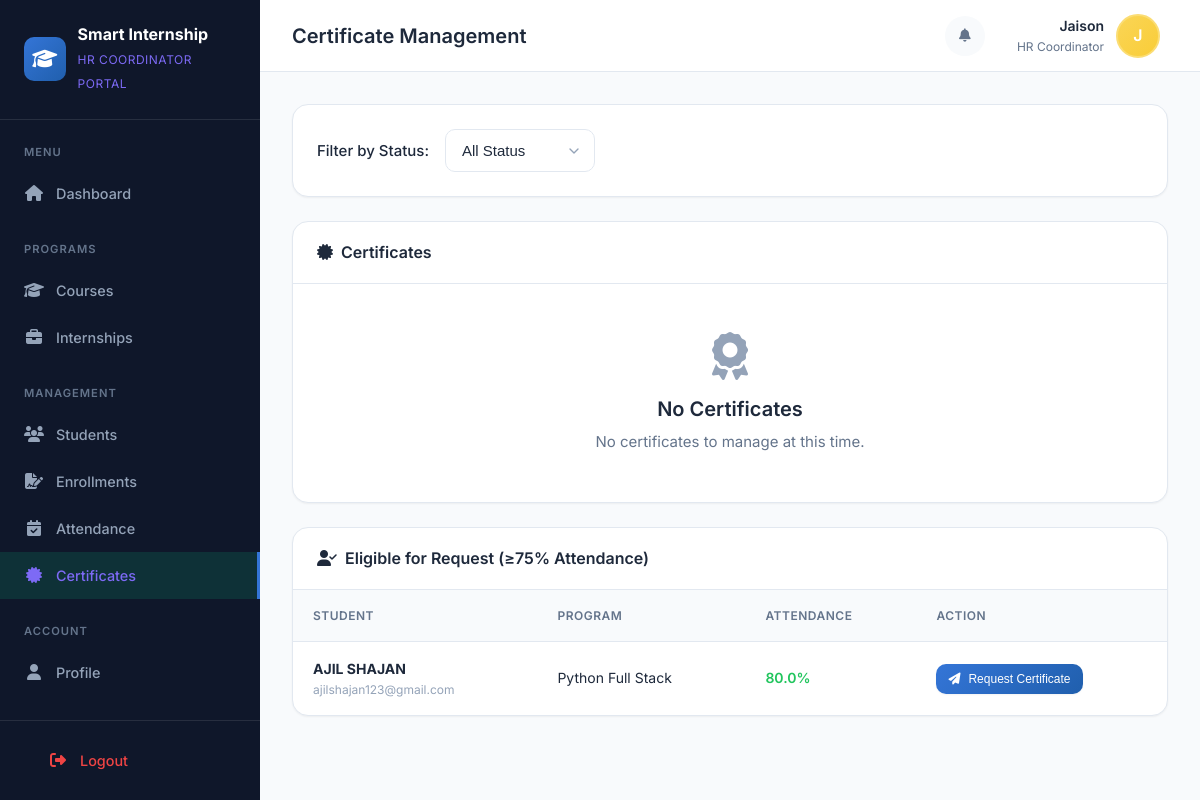
/coordinator/certificates/ (signed in), run on an earlier commit of the app's database.
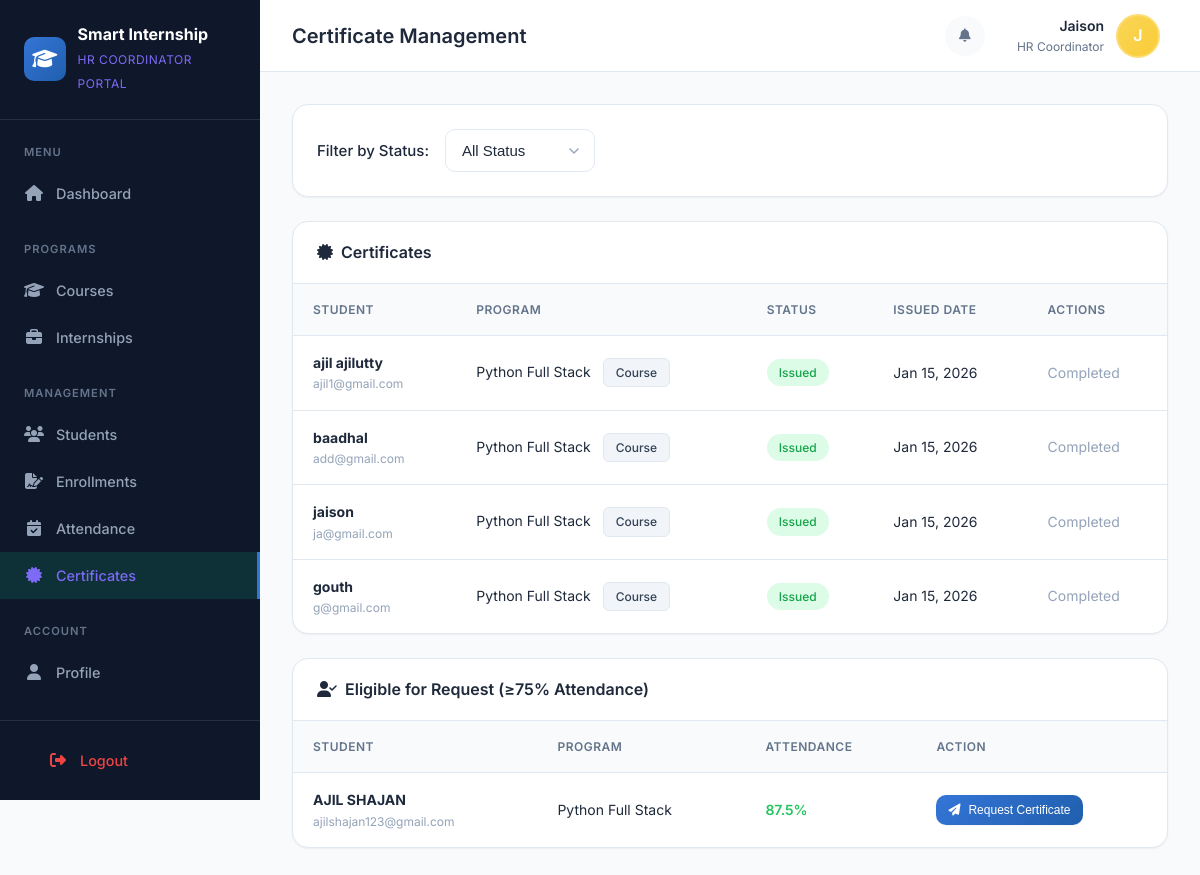
And on a later commit of the database.
### applications/models.py (models this page shows, shortened)
class Application(models.Model):
    STATUS_CHOICES = [
        ('PENDING', 'Pending'),
        ('APPROVED', 'Approved'),
        ('REJECTED', 'Rejected'),
        ('WITHDRAWN', 'Withdrawn'),
    ]
    student = models.ForeignKey(
        settings.AUTH_USER_MODEL,
        on_delete=models.CASCADE,
        limit_choices_to={'role': 'STUDENT'},
        related_name='applications'
    )
    course = models.ForeignKey(Course, null=True, blank=True, on_delete=models.CASCADE)
    internship = models.ForeignKey(Internship, null=True, blank=True, on_delete=models.CASCADE)
    status = models.CharField(max_length=20, choices=STATUS_CHOICES, default='PENDING')
    applied_at = models.DateTimeField(auto_now_add=True)
    reviewed_at = models.DateTimeField(blank=True, null=True)
    reviewed_by = models.ForeignKey(
        settings.AUTH_USER_MODEL,
        on_delete=models.SET_NULL,
        null=True,
        blank=True,
        related_name='reviewed_applications'
    )
    notes = models.TextField(blank=True, null=True, help_text="Notes from reviewer")
    student_remarks = models.TextField(blank=True, null=True, help_text="Remarks from student")
    class Meta:
        verbose_name = 'Application'
        verbose_name_plural = 'Applications'
        ordering = ['-applied_at']
    @property
    def program_name(self):
        if self.course:
            return self.course.name
        elif self.internship:
            return self.internship.title
        return 'N/A'
    @property
    def program_type(self):
        if self.course:
            return 'Course'
        elif self.internship:
            return 'Internship'
        return 'N/A'

### accounts/models.py (models this page shows, shortened)
class User(AbstractUser):
    ROLE_CHOICES = (
        ('ADMIN', 'Admin'),
        ('COORDINATOR', 'HR Coordinator'),
        ('STUDENT', 'Student'),
    )
    APPROVAL_STATUS_CHOICES = (
        ('PENDING', 'Pending Approval'),
        ('APPROVED', 'Approved'),
        ('REJECTED', 'Rejected'),
    )
    role = models.CharField(max_length=20, choices=ROLE_CHOICES, default='STUDENT')
    phone = models.CharField(max_length=15, blank=True, null=True)
    address = models.TextField(blank=True, null=True)
    profile_picture = models.ImageField(upload_to='profiles/', blank=True, null=True)
    institution = models.ForeignKey(
        'institutions.Institution',
        on_delete=models.SET_NULL,
        null=True,
        blank=True,
        related_name='users'
    )
    qualification = models.CharField(max_length=255, blank=True, null=True, help_text="Student's highest qualification")
    is_active = models.BooleanField(default=True)
    approval_status = models.CharField(
        max_length=20,
        choices=APPROVAL_STATUS_CHOICES,
        default='APPROVED',  # Default to APPROVED for admin/coordinator, will be PENDING for students
        help_text='Approval status for student registrations'
    )
    approved_by = models.ForeignKey(
        'self',
        on_delete=models.SET_NULL,
        null=True,
        blank=True,
        related_name='approved_students',
        help_text='Coordinator or Admin who approved/rejected this user'
    )
    approval_date = models.DateTimeField(null=True, blank=True)
    rejection_reason = models.TextField(blank=True, null=True, help_text='Reason for rejection if rejected')
    created_at = models.DateTimeField(auto_now_add=True)
    updated_at = models.DateTimeField(auto_now=True)
    class Meta:
        verbose_name = 'User'
        verbose_name_plural = 'Users'

### courses/models.py (models this page shows, shortened)
class Course(models.Model):
    name = models.CharField(max_length=200)
    description = models.TextField(blank=True, null=True)
    institution = models.ForeignKey(Institution, on_delete=models.CASCADE)
    coordinator = models.ForeignKey(
        settings.AUTH_USER_MODEL,
        on_delete=models.SET_NULL,
        null=True,
        blank=True,
        limit_choices_to={'role': 'COORDINATOR'},
        related_name='coordinated_courses'
    )
    CATEGORY_CHOICES = (
        ('WEB', 'Web Development'),
        ('PYTHON', 'Python Programming'),
        ('DATA', 'Data Science'),
        ('AI', 'Artificial Intelligence'),
        ('APP', 'App Development'),
        ('CYBER', 'Cyber Security'),
        ('DESIGN', 'UI/UX Design'),
        ('OTHER', 'Other'),
    )
    category = models.CharField(max_length=20, choices=CATEGORY_CHOICES, default='OTHER')
    duration_days = models.IntegerField(default=30, help_text="Duration in days")
    max_students = models.IntegerField(default=50)
    start_date = models.DateField(blank=True, null=True)
    end_date = models.DateField(blank=True, null=True)
    eligibility = models.TextField(blank=True, null=True, help_text="Eligibility criteria")
    is_active = models.BooleanField(default=True)
    created_at = models.DateTimeField(auto_now_add=True)
    updated_at = models.DateTimeField(auto_now=True)
    class Meta:
        verbose_name = 'Course'
        verbose_name_plural = 'Courses'
        ordering = ['-created_at']

### certificates/models.py (models this page shows, shortened)
class Certificate(models.Model):
    STATUS_CHOICES = [
        ('PENDING', 'Pending'),
        ('APPROVED', 'Approved'),
        ('ISSUED', 'Issued'),
        ('REVOKED', 'Revoked'),
    ]
    application = models.OneToOneField(
        'applications.Application',
        on_delete=models.CASCADE,
        related_name='certificate'
    )
    status = models.CharField(max_length=20, choices=STATUS_CHOICES, default='PENDING')
    is_eligible = models.BooleanField(default=False)
    attendance_percentage = models.DecimalField(
        max_digits=5,
        decimal_places=2,
        default=0.00,
        help_text='Attendance percentage at the time of certificate generation'
    )
    approved_by = models.ForeignKey(
        settings.AUTH_USER_MODEL,
        on_delete=models.SET_NULL,
        null=True,
        blank=True,
        related_name='approved_certificates'
    )
    issued_by = models.ForeignKey(
        settings.AUTH_USER_MODEL,
        on_delete=models.SET_NULL,
        null=True,
        blank=True,
        related_name='issued_certificates',
        help_text='Admin who issued this certificate'
    )
    issued_date = models.DateField(null=True, blank=True)
    certificate_number = models.CharField(max_length=50, unique=True, null=True, blank=True)
    template = models.ForeignKey(
        'CertificateTemplate',
        on_delete=models.SET_NULL,
        null=True,
        blank=True,
        related_name='certificates'
    )
    remarks = models.TextField(blank=True, null=True)
    created_at = models.DateTimeField(auto_now_add=True)
    updated_at = models.DateTimeField(auto_now=True)
    class Meta:
        verbose_name = 'Certificate'
        verbose_name_plural = 'Certificates'
        ordering = ['-created_at']

### accounts/coordinator_views.py (the view)
# urls.py: path('certificates/', coordinator_views.certificate_list, name='certificates'),
@coordinator_required
def certificate_list(request):
    coordinator = request.user
    status_filter = request.GET.get('status', 'all')
    courses = Course.objects.filter(coordinator=coordinator)
    internships = Internship.objects.filter(coordinator=coordinator)
    course_ids = courses.values_list('id', flat=True)
    internship_ids = internships.values_list('id', flat=True)
    applications = Application.objects.filter(
        Q(course_id__in=course_ids) | Q(internship_id__in=internship_ids),
        status='APPROVED'
    )
    certificates = Certificate.objects.filter(
        application__in=applications
    ).select_related('application', 'application__student', 'application__course', 'application__internship')
    if status_filter != 'all':
        certificates = certificates.filter(status=status_filter.upper())
    eligible_requests = []
    apps_needing_check = applications.exclude(
        certificate__status__in=['APPROVED', 'ISSUED']
    ).select_related('student', 'course', 'internship')
    for app in apps_needing_check:
        attendance_percentage = Attendance.get_attendance_percentage(app)
        if attendance_percentage >= 75:
            eligible_requests.append({
                'application': app,
                'percentage': attendance_percentage,
                'has_cert': hasattr(app, 'certificate'),
                'cert_status': app.certificate.status if hasattr(app, 'certificate') else 'None'
            })
    context = {
        'certificates': certificates,
        'eligible_requests': eligible_requests,
        'status_filter': status_filter,
    }
    return render(request, 'coordinator/certificates.html', context)

### attendance/models.py (called while the page is built)
    @classmethod
    def get_attendance_percentage(cls, application):
        records = cls.objects.filter(application=application)
        total = records.count()
        if total == 0:
            return 0.0
        attended = records.filter(status__in=['PRESENT', 'LATE']).count()
        return round((attended / total) * 100, 2)

### templates/coordinator/certificates.html (shortened to what the changed rows need)
{% extends 'coordinator/base.html' %}
{% block page_title %}Certificate Management{% endblock %}
{% block content %}
<div class="card" style="margin-bottom: var(--space-6);">
    <div class="card-body" style="padding: 0;">
        {% if certificates %}
        <div class="table-container">
            <table class="data-table">
                <thead>
                    <tr>
                        <th>Student</th>
                        <th>Program</th>
                        <th>Status</th>
                        <th>Issued Date</th>
                        <th>Actions</th>
                    </tr>
                </thead>
                <tbody>
                    {% for cert in certificates %}
                    <tr>
                        <td>
                            <strong>{{ cert.application.student.get_full_name|default:cert.application.student.username }}</strong>
                            <div style="font-size: 0.75rem; color: var(--text-muted);">{{ cert.application.student.email }}</div>
                        </td>
                        <td>
                            {{ cert.application.program_name }}
                            <span class="tag" style="margin-left: 8px;">{{ cert.application.program_type }}</span>
                        </td>
                        <td>
                            <span class="badge
                                {% if cert.status == 'ISSUED' %}badge-success
                                {% elif cert.status == 'APPROVED' %}badge-info
                                {% elif cert.status == 'PENDING' %}badge-warning
                                {% else %}badge-error{% endif %}">
                                {{ cert.get_status_display }}
                            </span>
                        </td>
                        <td>{{ cert.issued_date|date:"M d, Y"|default:"-" }}</td>
                        <td>
                            {% if cert.status == 'PENDING' %}
                            <form method="post" action="{% url 'coordinator:approve_certificate' cert.id %}" style="margin: 0;">
                                {% csrf_token %}
                                <input type="hidden" name="action" value="approve">
                                <button type="submit" class="btn btn-success btn-sm">
                                    <i class="fas fa-check"></i> Approve
                                </button>
                            </form>
                            {% else %}
                            <span style="color: var(--text-muted); font-size: 0.875rem;">Completed</span>
                            {% endif %}
                        </td>
                    </tr>
                    {% endfor %}
                </tbody>
            </table>
        </div>
        {% else %}
        <div style="padding: var(--space-12); text-align: center;">
            <i class="fas fa-award" style="font-size: 3rem; color: var(--text-muted); margin-bottom: var(--space-4);"></i>
            <h3 style="margin-bottom: var(--space-2);">No Certificates</h3>
            <p style="color: var(--text-secondary);">No certificates to manage at this time.</p>
        </div>
        {% endif %}
    </div>
</div>
{% if eligible_requests %}
<div class="card">
    <div class="card-body" style="padding: 0;">
        <div class="table-container">
            <table class="data-table">
                <thead>
                    <tr>
                        <th>Student</th>
                        <th>Program</th>
                        <th>Attendance</th>
                        <th>Action</th>
                    </tr>
                </thead>
                <tbody>
                    {% for item in eligible_requests %}
                    <tr>
                        <td>
                            <strong>{{ item.application.student.get_full_name|default:item.application.student.username }}</strong>
                            <div style="font-size: 0.75rem; color: var(--text-muted);">{{ item.application.student.email }}</div>
                        </td>
                        <td>{{ item.application.program_name }}</td>
                        <td>
                            <div style="font-weight: 600; color: var(--success);">{{ item.percentage }}%</div>
                        </td>
                        <td>
                            <form method="post" action="{% url 'coordinator:request_certificate' item.application.id %}" style="margin: 0;">
                                <button type="submit" class="btn btn-primary btn-sm">
                                    <i class="fas fa-paper-plane"></i> Request Certificate
                                </button>
                            </form>
                        </td>
                    </tr>
                    {% endfor %}
                </tbody>
            </table>
        </div>
    </div>
</div>
{% endif %}
{% endblock %}

What changed in the data, as far as the page shows it:
added Certificate: application.student.get_full_name "ajil ajilutty", application.student.email "ajil1@gmail.com", application.program_name "Python Full Stack", application.program_type "Course", status "Issued", issued_date "Jan 15, 2026", shows "Completed"
added Certificate: application.student.get_full_name "baadhal", application.student.email "add@gmail.com", application.program_name "Python Full Stack", application.program_type "Course", status "Issued", issued_date "Jan 15, 2026", shows "Completed"
added Certificate: application.student.get_full_name "jaison", application.student.email "ja@gmail.com", application.program_name "Python Full Stack", application.program_type "Course", status "Issued", issued_date "Jan 15, 2026", shows "Completed"
added Certificate: application.student.get_full_name "gouth", application.student.email "g@gmail.com", application.program_name "Python Full Stack", application.program_type "Course", status "Issued", issued_date "Jan 15, 2026", shows "Completed"
computed for Application "AJIL SHAJAN": percentage "80.0" → "87.5"
Also different on the page:
text no longer shown: "No Certificates No certificates to manage at this time."
text now shown: "STUDENT PROGRAM STATUS ISSUED DATE ACTIONS"
